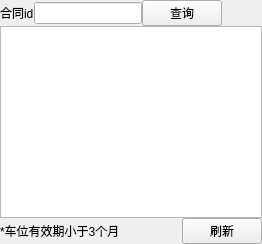
            <widget class="QWidget" name="tab_44">
             <attribute name="title">
              <string>到期提醒</string>
             </attribute>
             <layout class="QGridLayout" name="gridLayout_22">
              <property name="leftMargin">
               <number>0</number>
              </property>
              <property name="topMargin">
               <number>0</number>
              </property>
              <property name="rightMargin">
               <number>0</number>
              </property>
              <property name="bottomMargin">
               <number>0</number>
              </property>
              <property name="spacing">
               <number>0</number>
              </property>
              <item row="0" column="0">
               <layout class="QHBoxLayout" name="horizontalLayout_27">
                <item>
                 <widget class="QLabel" name="label_28">
                  <property name="text">
                   <string>合同id</string>
                  </property>
                 </widget>
                </item>
                <item>
                 <widget class="QLineEdit" name="contractid_lineEdit_19"/>
                </item>
                <item>
                 <widget class="QPushButton" name="contract_findpushButton_19">
                  <property name="text">
                   <string>查询</string>
                  </property>
                 </widget>
                </item>
                <item>
                 <spacer name="horizontalSpacer_14">
                  <property name="orientation">
                   <enum>Qt::Orientation::Horizontal</enum>
                  </property>
                  <property name="sizeHint" stdset="0">
                   <size>
                    <width>40</width>
                    <height>20</height>
                   </size>
                  </property>
                 </spacer>
                </item>
               </layout>
              </item>
              <item row="2" column="0">
               <layout class="QHBoxLayout" name="horizontalLayout_28">
                <item>
                 <widget class="QLabel" name="label_29">
                  <property name="text">
                   <string>*车位有效期小于3个月</string>
                  </property>
                 </widget>
                </item>
                <item>
                 <spacer name="horizontalSpacer_15">
                  <property name="orientation">
                   <enum>Qt::Orientation::Horizontal</enum>
                  </property>
                  <property name="sizeHint" stdset="0">
                   <size>
                    <width>40</width>
                    <height>20</height>
                   </size>
                  </property>
                 </spacer>
                </item>
                <item>
                 <widget class="QPushButton" name="pushButton_18">
                  <property name="text">
                   <string>刷新</string>
                  </property>
                 </widget>
                </item>
               </layout>
              </item>
              <item row="1" column="0">
               <widget class="QTableView" name="contract_expiration"/>
              </item>
             </layout>
            </widget>
